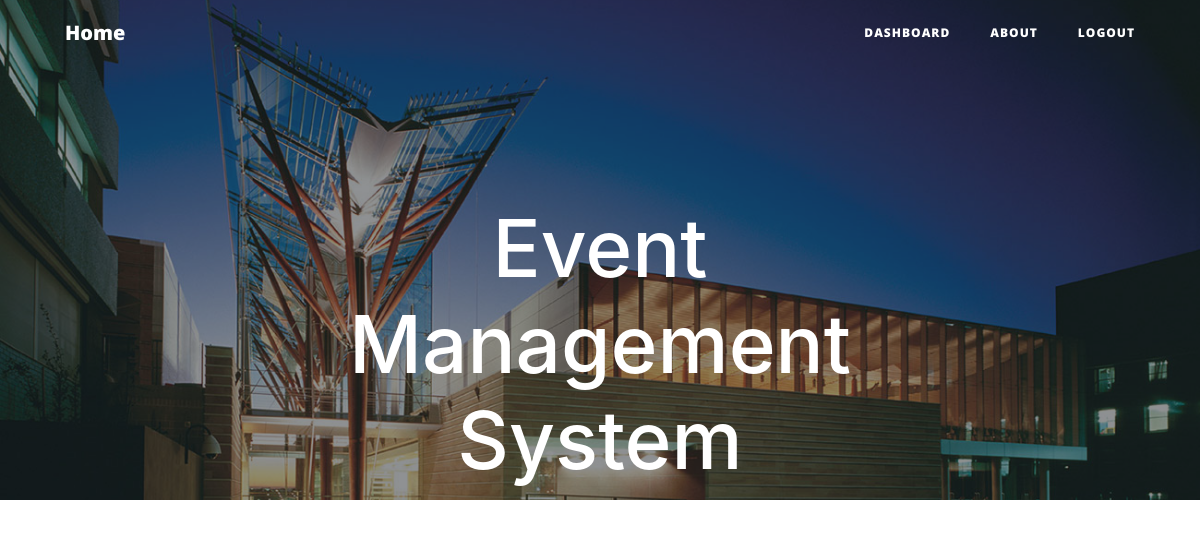
Before: /cance/ (signed in) with the older database file.
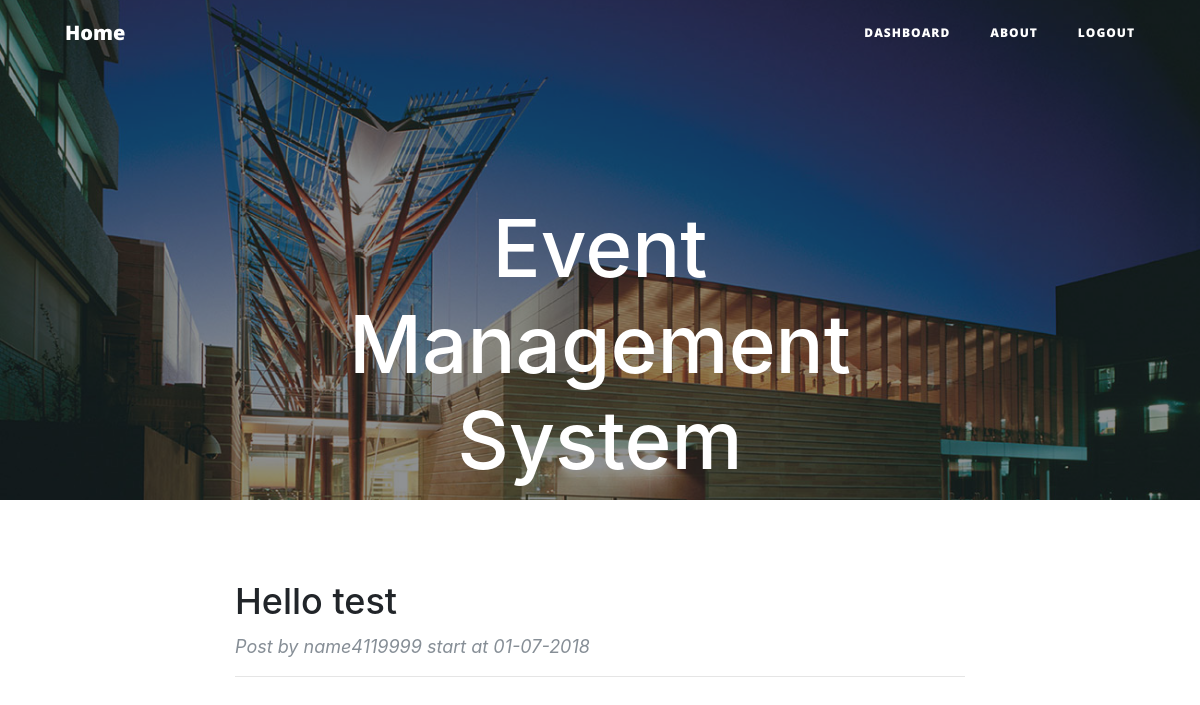
After: the same page with the newer database file.
### event.py (models this page shows, shortened)
class Event(db.Model):
    __tablename__ = 'events'
    event_id = db.Column(db.Integer, primary_key=True)
    title = db.Column(db.String(120))
    details = db.Column(db.UnicodeText)
    start = db.Column(db.String(80))
    end = db.Column(db.String(80))
    capacity = db.Column(db.Integer)
    status = db.Column(db.String(80))
    creater = db.Column(db.String(80))
    fee = db.Column(db.Integer)
    early_period = db.Column(db.Integer)
    users = db.relationship('User',secondary=event_realation,
                            backref=db.backref('event_users_all', lazy='dynamic'))

### route.py (the view)
@app.route('/cance/',methods = ['POST','GET'])
@login_required
def cance():
    return render_template('canele.html',events = Event.query.all(), seminars = Seminar.query.all())

### event.py (called while the page is built)
    @property
    def is_authenticated(self):
        return True

    @property
    def is_anonymous(self):
        return False

### server.py (called while the page is built)
@login_manager.user_loader
def load_user(user_id):
    return User.query.get(int(user_id))

### templates/canele.html (shortened to what this page needs)
{% extends 'base.html' %}
{% block body %}
<header class="masthead" style="background-image: url('{{ url_for('static',filename='asb-unsw-campus-53.jpg')}}'); width: auto; height:500px;">
    <div class="overlay"></div>
    <div class="container">
        <div class="row">
            <div class="col-lg-8 col-md-10 mx-auto">
                <div class="site-heading">
                    <h1>Event Management System</h1>
                    <span class="subheading">UNSW Event Management System</span>
                </div>
            </div>
        </div>
    </div>
</header>
<div class="container">
    <div class="row">
        <div class="col-lg-8 col-md-10 mx-auto">
            {% for event in events %}
                {% if event.status == 'CANCELED' %}
                    <div class="post-preview">
                        <a href="{{ url_for('info', eventId = event.event_id) }}">
                            <h2 class="post-title">
                                {{event.title}}
                            </h2>
                        </a>
                        <p class="post-meta">Post by {{ event.creater }} start at {{ event.start }}</p>
                    </div>
                    <hr>
                {% endif %}
            {% endfor %}
        </div>
    </div>
</div>
<div class="container">
    <div class="row">
        <div class="col-lg-8 col-md-10 mx-auto">
        </div>
    </div>
</div>
{% endblock %}

Changed rows visible on the page:
now on this page (row edited): Event: title "Hello test", creater "name4119999", start "01-07-2018"
